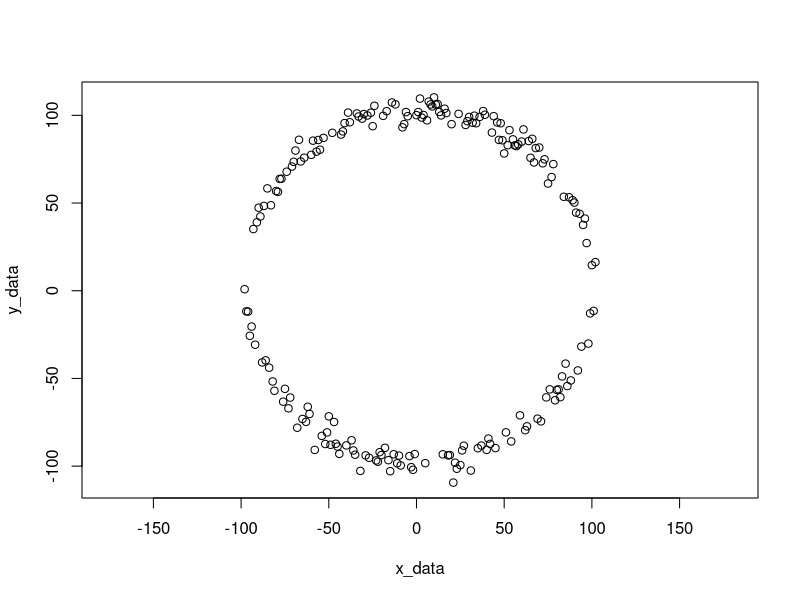

The R script that drew this image: (Note: this script raises an error after producing the figure.)
#R Implementation of RANSAC Circle Fitting
#Based / transcribed from SeongHyunBae's python implementation: https://github.com/SeongHyunBae/RANSAC-circle-python

#Define a circle
circle_func<-function(a,b,r,x){
  return(c(sqrt(r^2-(x-a)^2)+b, -sqrt(r^2-(x-a)^2)+b))
}

#gen test circle data
init_circ<-function(){
  x_data=c()
  y_data=c()
  
  a=2
  b=3
  r=100
  
  #for(i in (a-r, a+r, 1)){ #what does this do??
  for(i in (a-r):(a+r)){
    x=i
    y=0
    y1=circle_func(a,b,r,x)[1] #could compress these down to a dataframe of "circles" containing each respective info
    y2=circle_func(a,b,r,x)[2]
    
    if(rnorm(1)>0){
      y=y1+rnorm(1)*5
    }
    else{
      y=y2+rnorm(1)*5
    }
    x_data=append(x_data,x)
    y_data=append(y_data,y)
  }
  return(data.frame('x_data'=x_data,'y_data'=y_data))
}

#create a function to make R equivalent of 'not in'
'%!in%'<-Negate('%in%')


#select 3 points randomly from the data
random_sample<-function(x){
  sample_dat=data.frame()
  sample_indices=sample(nrow(x),size=3) #randomly select a number from the length of the point dataset to extract those x/y corods
  for(i in 1: length(sample_indices)){
    sample_dat=rbind(sample_dat,c(x[sample_indices[i],])) #append the selected data to a list of paired x/y coords
  }
  return(sample_dat)
}

#Calculate A,B,C values form the sampled points

make_model<-function(sample_dat){
  pt1=sample_dat[1,]
  pt2=sample_dat[2,]
  pt3=sample_dat[3,]
  
  #perform matrix algebra to calculate A,B,C matrices to determine centroid of circle
  A=cbind( c( pt2[[1]]-pt1[[1]] , pt2[[2]]-pt1[[2]]) , c(pt3[[1]]-pt2[[1]] , pt3[[2]]-pt2[[2]]) )
  B=rbind( c(pt2[[1]]^2-pt1[[1]]^2 + pt2[[2]]^2-pt1[[2]]^2) , c(pt3[[1]]^2-pt2[[1]]^2+pt3[[2]]^2-pt2[[2]]^2) )
  inv_A=solve(A) #calcualtes inverse of matrix 'A'
  
  c_x=(inv_A %*% B)/2 #dot product
  c_y=(inv_A %*% B)/2
  c_x=c_x[1,] #centroid x-coord
  c_y=c_y[2,] #centroid y-coord
  
  r=sqrt((c_x-pt1[[1]])^2 + (c_y-pt1[[2]])^2) #radius
  
  return(data.frame('c_x'=c_x , 'c_y'=c_y , 'r'=r))
}

eval_model<-function(sample_dat,model_dat){
  d=0
  c_x=model_dat$c_x
  c_y=model_dat$c_y
  r=model_dat$r
  
  for(i in 1:nrow(sample_dat)){ #may need to adjust to fix loop length
    dis=sqrt( (sample_dat$x_data[i]-c_x)^2 + (sample_dat$y_data[i]-c_y)^2 ) #problem here? warning message
    
    if(dis >= r){
      d= d+(dis-r)
    }
    else{ d=d+(r-dis) }
  }
  
  return(d)
}

execute_ransac<-function(x){
  d_min=99999 #initialize a default values which will be iteratively improved
  best_model=NA
  
  for(i in 1:k){ #n should be calculated optimally for a .95 percentile...this is how many times to try to calc the optimal circle
    sample_dat=random_sample(x)
    model_dat=make_model(sample_dat)
    d_temp=eval_model(sample_dat,model_dat)
    
    if(d_min>d_temp){ #if current model is better than previous model, then update the model
      best_model=model_dat
      d_min=d_temp
      draw.circle(best_model$c_x,best_model$c_y,best_model$r)
    }
    
  }
  return(best_model)
}


testdat<-init_circ() #generate test data
plot(testdat,asp=1) #plot test data while preserving aspect ratio

k<-50 #iterate and sample 50 times (should update to the probabilistic approach for determining k)

optimal_circ<-execute_ransac(testdat)

